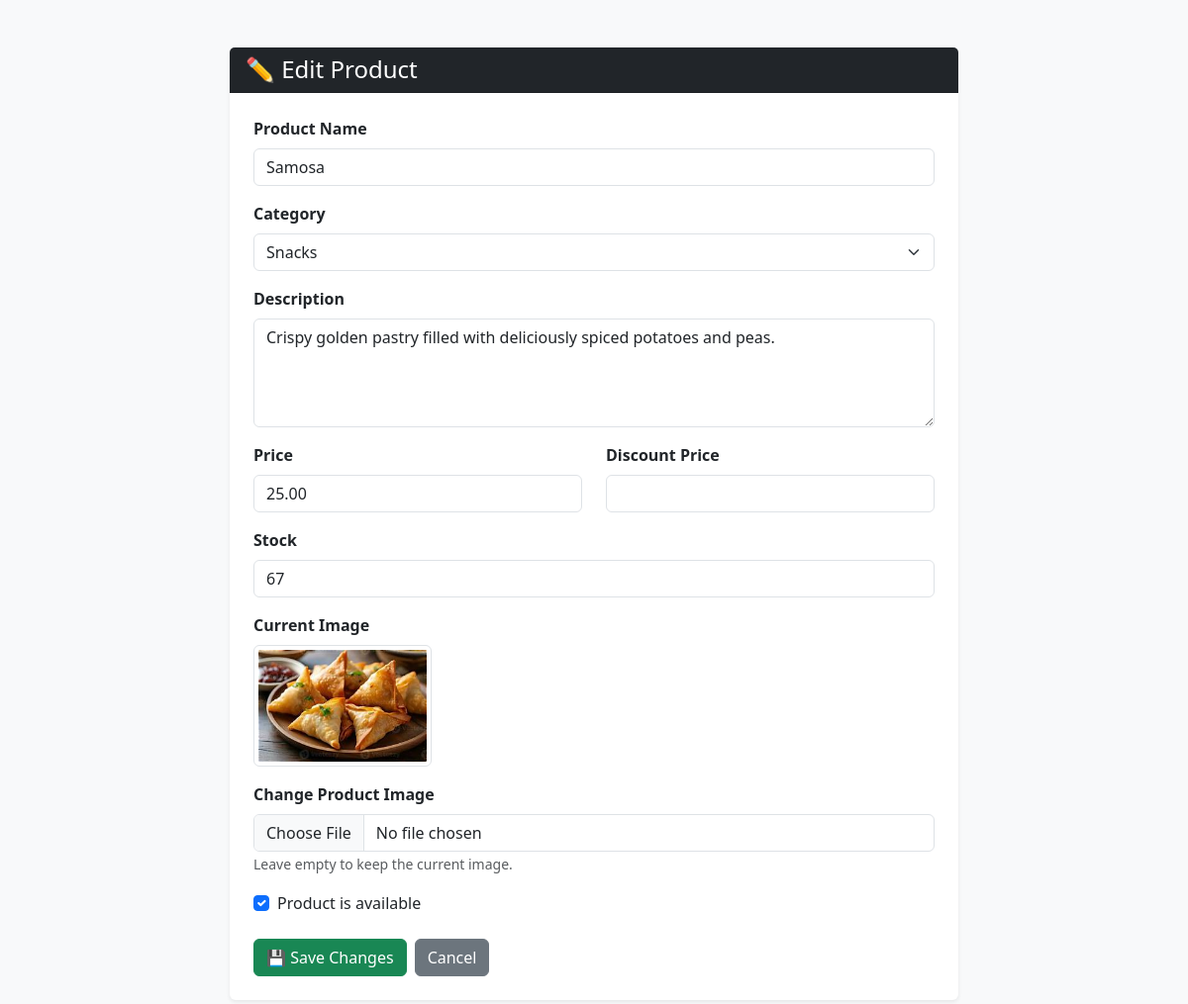
Screenshot of /dashboard/products/edit/26/ (signed in) with the database file from the repository.
### products/models.py (models this page shows, shortened)
class Product(models.Model):
    shop = models.ForeignKey(
        Shop,
        on_delete=models.CASCADE,
        related_name='products'
    )
    category = models.ForeignKey(
        Category,
        on_delete=models.SET_NULL,
        null=True,
        related_name='products'
    )
    name = models.CharField(
        max_length=200
    )
    description = models.TextField(
        blank=True
    )
    price = models.DecimalField(
        max_digits=10,
        decimal_places=2
    )
    discount_price = models.DecimalField(
        max_digits=10,
        decimal_places=2,
        null=True,
        blank=True
    )
    stock = models.PositiveIntegerField(
        default=0
    )
    image = models.ImageField(
        upload_to='products/',
        blank=True,
        null=True
    )
    is_available = models.BooleanField(
        default=True
    )
    created_at = models.DateTimeField(
        auto_now_add=True
    )
    updated_at = models.DateTimeField(
        auto_now=True
    )

class Category(models.Model):
    name = models.CharField(
        max_length=100,
        unique=True
    )
    description = models.TextField(
        blank=True
    )
    image = models.ImageField(
        upload_to='categories/',
        blank=True,
        null=True
    )
    is_active = models.BooleanField(
        default=True
    )
    created_at = models.DateTimeField(
        auto_now_add=True
    )

### dashboard/views.py (the view, shortened to what this page needs)
@login_required
def edit_product_admin(request, product_id):
    if not request.user.is_superuser:
        return render(request, 'dashboard/access_denied.html')
    product = get_object_or_404(Product, id=product_id)
    categories = Category.objects.filter(
        is_active=True
    ).order_by('name')
    return render(
        request,
        'dashboard/edit_product_admin.html',
        {
            'product': product,
            'categories': categories,
        }
    )

### localkart/context_processors.py (called while the page is built)
def cart_count(request):
    count = 0
    if request.user.is_authenticated and request.user.role == 'customer':
        cart = Cart.objects.filter(
            customer=request.user
        ).first()
        if cart:
            count = sum(
                item.quantity
                for item in cart.items.all()
            )
    unread_notifications = 0
    if request.user.is_authenticated and request.user.role == 'customer':
        unread_notifications = Notification.objects.filter(
            customer=request.user,
            is_read=False
        ).count()
    return {
        'cart_count': count,
        'unread_notifications': unread_notifications,
    }

### templates/dashboard/edit_product_admin.html (shortened to what this page needs)
<!DOCTYPE html>
<html lang="en">
<head>
    <link
        href="https://cdn.jsdelivr.net/npm/bootstrap@5.3.3/dist/css/bootstrap.min.css"
        rel="stylesheet"
    >
</head>
<body class="bg-light">
<div class="container py-5">
    <div class="row justify-content-center">
        <div class="col-lg-8">
            <div class="card shadow-sm border-0">
                <div class="card-header bg-dark text-white">
                    <h4 class="mb-0">✏️ Edit Product</h4>
                </div>
                <div class="card-body p-4">
                    <form method="post" enctype="multipart/form-data">
                        <div class="mb-3">
                            <label class="form-label fw-semibold">
                                Product Name
                            </label>
                            <input
                                type="text"
                                name="name"
                                class="form-control"
                                value="{{ product.name }}"
                                required
                            >
                        </div>
                        <div class="mb-3">
                            <label class="form-label fw-semibold">
                                Category
                            </label>
                            <select
                                name="category"
                                class="form-select"
                                required
                            >
                                {% for category in categories %}
                                    <option
                                        value="{{ category.id }}"
                                        {% if product.category_id == category.id %}
                                            selected
                                        {% endif %}
                                    >
                                        {{ category.name }}
                                    </option>
                                {% endfor %}
                            </select>
                        </div>
                        <div class="mb-3">
                            <label class="form-label fw-semibold">
                                Description
                            </label>
                            <textarea
                                name="description"
                                class="form-control"
                                rows="4"
                            >{{ product.description }}</textarea>
                        </div>
                        <div class="row">
                            <div class="col-md-6 mb-3">
                                <label class="form-label fw-semibold">
                                    Price
                                </label>
                                <input
                                    type="number"
                                    name="price"
                                    class="form-control"
                                    value="{{ product.price }}"
                                    step="0.01"
                                    min="0"
                                    required
                                >
                            </div>
                            <div class="col-md-6 mb-3">
                                <label class="form-label fw-semibold">
                                    Discount Price
                                </label>
                                <input
                                    type="number"
                                    name="discount_price"
                                    class="form-control"
                                    value="{{ product.discount_price|default_if_none:'' }}"
                                    step="0.01"
                                    min="0"
                                >
                            </div>
                        </div>
                        <div class="mb-3">
                            <label class="form-label fw-semibold">
                                Stock
                            </label>
                            <input
                                type="number"
                                name="stock"
                                class="form-control"
                                value="{{ product.stock }}"
                                min="0"
                                required
                            >
                        </div>
                        {% if product.image %}
                            <div class="mb-3">
                                <label class="form-label fw-semibold">
                                    Current Image
                                </label>
                                <div>
                                    <img
                                        src="{{ product.image.url }}"
                                        alt="{{ product.name }}"
                                        class="img-thumbnail"
                                        style="max-width: 180px; max-height: 180px;"
                                    >
                                </div>
                            </div>
                        {% endif %}
                        <div class="mb-3">
                            <label class="form-label fw-semibold">
                                Change Product Image
                            </label>
                            <input
                                type="file"
                                name="image"
                                class="form-control"
                                accept="image/*"
                            >
                            <small class="text-muted">
                                Leave empty to keep the current image.
                            </small>
                        </div>
                        <div class="form-check mb-4">
                            <input
                                type="checkbox"
                                name="is_available"
                                class="form-check-input"
                                id="is_available"
                                {% if product.is_available %}
                                    checked
                                {% endif %}
                            >
                            <label
                                class="form-check-label"
                                for="is_available"
                            >
                                Product is available
                            </label>
                        </div>
                        <div class="d-flex gap-2">
                            <button
                                type="submit"
                                class="btn btn-success"
                            >
                                💾 Save Changes
                            </button>
                            <a
                                href="{% url 'manage_products' %}"
                                class="btn btn-secondary"
                            >
                                Cancel
                            </a>
                        </div>
                    </form>
                </div>
            </div>
        </div>
    </div>
</div>
</body>
</html>

### rows the page displays
Product: name "Samosa", category "Snacks", description "Crispy golden pastry filled with deliciously spiced potatoes and peas.", price "25.00", stock "67", image (picture), is_available "☑"
